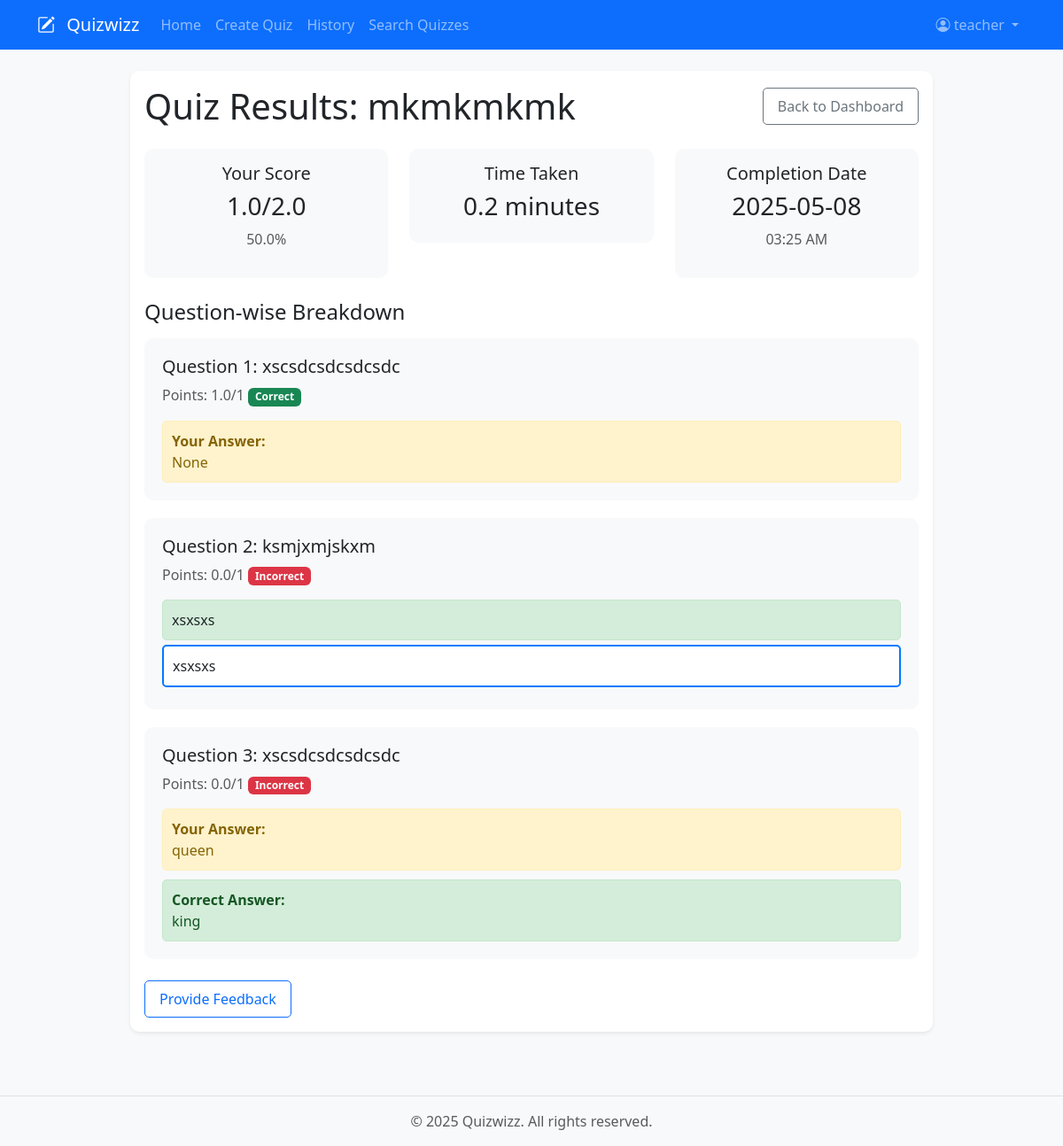
Page /quiz/quiz/results/1 (signed in) on the committed database.
### app/models/user.py (models this page shows, shortened)
class User(UserMixin, db.Model):
    __tablename__ = 'users'
    id = db.Column(db.Integer, primary_key=True)
    username = db.Column(db.String(64), unique=True, nullable=False)
    email = db.Column(db.String(120), unique=True, nullable=False)
    password_hash = db.Column(db.String(128))
    is_teacher = db.Column(db.Boolean, default=False)
    created_at = db.Column(db.DateTime, default=datetime.utcnow)
    profile_picture = db.Column(db.String(200), default='default.jpg')
    bio = db.Column(db.Text)
    attempts = db.relationship('QuizAttempt', backref='user', lazy='dynamic')
    feedback = db.relationship(QuizFeedback, backref='student', lazy='dynamic')
    quiz_attempts = db.relationship('QuizAttempt', backref='student', lazy='dynamic')
    bookmarks = db.relationship('Bookmark', backref='user', lazy='dynamic')
    shared_quizzes = db.relationship('Quiz',
                                   secondary='shared_quizzes',
                                   backref=db.backref('shared_with_users', lazy='dynamic'),
                                   lazy='dynamic')
    bookmarked_quizzes = db.relationship('Quiz',
                                       secondary='user_bookmarks',
                                       backref=db.backref('bookmarked_by', lazy='dynamic'),
                                       lazy='dynamic')

### app/models/quiz.py (models this page shows, shortened)
class Quiz(db.Model):
    __tablename__ = 'quizzes'
    id = db.Column(db.Integer, primary_key=True)
    title = db.Column(db.String(100), nullable=False)
    description = db.Column(db.Text)
    created_at = db.Column(db.DateTime, default=datetime.utcnow)
    updated_at = db.Column(db.DateTime, default=datetime.utcnow, onupdate=datetime.utcnow)
    author_id = db.Column(db.Integer, db.ForeignKey('users.id'), nullable=False)
    is_public = db.Column(db.Boolean, default=True)
    password = db.Column(db.String(128))
    time_limit = db.Column(db.Integer)  # in minutes
    max_attempts = db.Column(db.Integer, default=1)
    start_time = db.Column(db.DateTime)
    end_time = db.Column(db.DateTime)
    category = db.Column(db.String(50))
    grades_released = db.Column(db.Boolean, default=False)
    author = db.relationship('User', backref=db.backref('authored_quizzes', lazy='dynamic'))
    questions = db.relationship('Question', backref='quiz', lazy='dynamic', cascade='all, delete-orphan')
    attempts = db.relationship('QuizAttempt', backref='quiz', lazy='dynamic')
    shared_with = db.relationship('User', secondary='shared_quizzes', backref=db.backref('shared_quizzes_list', lazy='dynamic'))
    feedback = db.relationship(QuizFeedback, backref='quiz', lazy='dynamic', cascade='all, delete-orphan')

class QuizAttempt(db.Model):
    __tablename__ = 'quiz_attempts'
    id = db.Column(db.Integer, primary_key=True)
    quiz_id = db.Column(db.Integer, db.ForeignKey('quizzes.id'), nullable=False)
    student_id = db.Column(db.Integer, db.ForeignKey('users.id'), nullable=False)
    started_at = db.Column(db.DateTime, default=datetime.utcnow)
    completed_at = db.Column(db.DateTime)
    completed = db.Column(db.Boolean, default=False)
    score = db.Column(db.Float)
    max_score = db.Column(db.Float)
    answers = db.relationship('Answer', backref='attempt', lazy='dynamic', cascade='all, delete-orphan')

class Answer(db.Model):
    __tablename__ = 'answers'
    id = db.Column(db.Integer, primary_key=True)
    attempt_id = db.Column(db.Integer, db.ForeignKey('quiz_attempts.id'), nullable=False)
    question_id = db.Column(db.Integer, db.ForeignKey('questions.id'), nullable=False)
    selected_option_id = db.Column(db.Integer, db.ForeignKey('question_options.id'))
    text_answer = db.Column(db.Text)  # For descriptive questions
    is_correct = db.Column(db.Boolean)
    points_earned = db.Column(db.Float)
    feedback = db.Column(db.Text)  # Teacher's feedback for descriptive answers

class Question(db.Model):
    __tablename__ = 'questions'
    id = db.Column(db.Integer, primary_key=True)
    quiz_id = db.Column(db.Integer, db.ForeignKey('quizzes.id'), nullable=False)
    text = db.Column(db.Text, nullable=False)
    question_type = db.Column(db.String(20), default='mcq')  # mcq or descriptive
    points = db.Column(db.Integer, default=1)
    order = db.Column(db.Integer)
    options = db.relationship('QuestionOption', backref='question', lazy='dynamic', cascade='all, delete-orphan')
    answers = db.relationship('Answer', backref='question', lazy='dynamic')

class QuestionOption(db.Model):
    __tablename__ = 'question_options'
    id = db.Column(db.Integer, primary_key=True)
    question_id = db.Column(db.Integer, db.ForeignKey('questions.id'), nullable=False)
    text = db.Column(db.Text, nullable=False)
    is_correct = db.Column(db.Boolean, default=False)
    order = db.Column(db.Integer)

### app/views/quiz.py (the view)
@quiz_bp.route('/quiz/results/<int:attempt_id>')
@login_required
def view_results(attempt_id):
    attempt = QuizAttempt.query.get_or_404(attempt_id)
    if attempt.student_id != current_user.id and attempt.quiz.author_id != current_user.id:
        flash('You do not have permission to view these results.', 'danger')
        return redirect(url_for('main.index'))
    if not attempt.quiz.grades_released and attempt.student_id == current_user.id:
        flash('Grades for this quiz have not been released yet.', 'warning')
        return redirect(url_for('main.index'))
    return render_template('quiz/detailed_results.html',
                         attempt=attempt,
                         quiz=attempt.quiz)

### app/models/user.py (called while the page is built)
@login.user_loader
def load_user(id):
    return User.query.get(int(id))

### app/templates/quiz/detailed_results.html (shortened to what this page needs)
{% extends "base.html" %}
{% block content %}
<div class="container">
    <div class="row justify-content-center">
        <div class="col-md-10">
            <div class="card shadow-sm mb-4">
                <div class="card-body">
                    <div class="d-flex justify-content-between align-items-center mb-4">
                        <h1 class="card-title mb-0">Quiz Results: {{ quiz.title }}</h1>
                        <a href="{{ url_for('main.index') }}" class="btn btn-outline-secondary">
                             Back to Dashboard
                        </a>
                    </div>
                    <div class="row mb-4">
                        <div class="col-md-4">
                            <div class="card bg-light">
                                <div class="card-body text-center">
                                    <h5>Your Score</h5>
                                    <h3>{{ attempt.score }}/{{ attempt.max_score }}</h3>
                                    <p class="text-muted">
                                        {{ "%.1f"|format((attempt.score / attempt.max_score) * 100) }}%
                                    </p>
                                </div>
                            </div>
                        </div>
                        <div class="col-md-4">
                            <div class="card bg-light">
                                <div class="card-body text-center">
                                    <h5>Time Taken</h5>
                                    <h3>{{ ((attempt.completed_at - attempt.started_at).total_seconds() / 60)|round(1) }} minutes</h3>
                                </div>
                            </div>
                        </div>
                        <div class="col-md-4">
                            <div class="card bg-light">
                                <div class="card-body text-center">
                                    <h5>Completion Date</h5>
                                    <h3>{{ attempt.completed_at.strftime('%Y-%m-%d') }}</h3>
                                    <p class="text-muted">{{ attempt.completed_at.strftime('%I:%M %p') }}</p>
                                </div>
                            </div>
                        </div>
                    </div>
                    <h4 class="mb-3">Question-wise Breakdown</h4>
                    {% for answer in attempt.answers %}
                    <div class="question-result">
                        <h5>Question {{ loop.index }}: {{ answer.question.text }}</h5>
                        <p class="text-muted">
                            Points: {{ answer.points_earned }}/{{ answer.question.points }}
                            {% if answer.is_correct %}
                            <span class="badge bg-success">Correct</span>
                            {% else %}
                            <span class="badge bg-danger">Incorrect</span>
                            {% endif %}
                        </p>
                        {% if answer.question.question_type == 'mcq' %}
                            <div class="options">
                                {% for option in answer.question.options %}
                                <div class="option {% if option.is_correct %}correct{% endif %} {% if option.id == answer.selected_option_id %}selected{% endif %}">
                                    {{ option.text }}
                                </div>
                                {% endfor %}
                            </div>
                        {% else %}
                            <div class="your-answer">
                                <strong>Your Answer:</strong><br>
                                {{ answer.text_answer }}
                            </div>
                            {% if not answer.is_correct %}
                            <div class="correct-answer">
                                <strong>Correct Answer:</strong><br>
                                {{ answer.question.options[0].text }}
                            </div>
                            {% endif %}
                        {% endif %}
                    </div>
                    {% endfor %}
                    {% if not attempt.feedback %}
                    <div class="mt-4">
                        <a href="{{ url_for('quiz.submit_feedback', quiz_id=quiz.id) }}" class="btn btn-outline-primary">
                            Provide Feedback
                        </a>
                    </div>
                    {% endif %}
                </div>
            </div>
        </div>
    </div>
</div>
{% endblock %}

### app/templates/base.html (shortened to what this page needs)
<!DOCTYPE html>
<html lang="en">
<head>
    <link href="https://cdn.jsdelivr.net/npm/bootstrap@5.3.0/dist/css/bootstrap.min.css" rel="stylesheet">
    <link rel="stylesheet" href="https://cdn.jsdelivr.net/npm/bootstrap-icons@1.7.2/font/bootstrap-icons.css">
    <link rel="stylesheet" href="{{ url_for('static', filename='css/style.css') }}">
</head>
<body>
    <nav class="navbar navbar-expand-lg navbar-dark bg-primary">
        <div class="container">
            <a class="navbar-brand" href="{{ url_for('main.index') }}">
                <i class="bi bi-pencil-square"></i> Quizwizz
            </a>
            <div class="collapse navbar-collapse" id="navbarNav">
                <ul class="navbar-nav me-auto">
                    {% if current_user.is_authenticated %}
                        {% if current_user.is_teacher %}
                            <li class="nav-item">
                                <a class="nav-link" href="{{ url_for('main.teacher_home') }}">Home</a>
                            </li>
                            <li class="nav-item">
                                <a class="nav-link" href="{{ url_for('quiz.create_quiz') }}">Create Quiz</a>
                            </li>
                            <li class="nav-item">
                                <a class="nav-link" href="{{ url_for('main.history') }}">History</a>
                            </li>
                        {% endif %}
                        <li class="nav-item">
                            <a class="nav-link" href="{{ url_for('quiz.search_quizzes') }}">Search Quizzes</a>
                        </li>
                    {% endif %}
                </ul>
                <ul class="navbar-nav">
                    {% if current_user.is_authenticated %}
                        <li class="nav-item dropdown">
                            <a class="nav-link dropdown-toggle" href="#" id="navbarDropdown" role="button" data-bs-toggle="dropdown">
                                <i class="bi bi-person-circle"></i> {{ current_user.username }}
                            </a>
                        </li>
                    {% endif %}
                </ul>
            </div>
        </div>
    </nav>
    <main class="container mt-4">
        {% block content %}{% endblock %}
    </main>
    <footer class="footer mt-5 py-3 bg-light">
        <div class="container text-center">
            <span class="text-muted">© 2025 Quizwizz. All rights reserved.</span>
        </div>
    </footer>
</body>
</html>

### app/static/css/style.css (style rules this page uses)
body { min-height: 100vh; display: flex; flex-direction: column; background-color: #f8f9fa; }
main { flex: 1; }
.navbar-brand i { margin-right: 0.5rem; }
.card { border: none; border-radius: 10px; transition: transform 0.2s; }
.btn { border-radius: 5px; padding: 0.5rem 1rem; }
.footer { margin-top: auto; background-color: #f8f9fa; padding: 1rem 0; border-top: 1px solid #dee2e6; }

### app/templates/quiz/detailed_results.html (style rules this page uses)
.question-result { background-color: #f8f9fa; border-radius: 10px; padding: 20px; margin-bottom: 20px; }
.correct-answer { background-color: #d4edda; border: 1px solid #c3e6cb; color: #155724; padding: 10px; border-radius: 5px; margin-top: 10px; }
.your-answer { background-color: #fff3cd; border: 1px solid #ffeeba; color: #856404; padding: 10px; border-radius: 5px; margin-top: 10px; }
.option { padding: 10px; margin: 5px 0; border-radius: 5px; background-color: white; }
.option.correct { background-color: #d4edda; border: 1px solid #c3e6cb; }
.option.selected { border: 2px solid #007bff; }

### rows in the picture
User: username "teacher"
Quiz: title "mkmkmkmk"
QuizAttempt: score "1.0", max_score "2.0", (attempt.score/attempt.max_score)*100 "50.0", completed_at+started_at "0.2", completed_at "2025-05-08", completed_at "03:25 AM"
Answer: question.text "xscsdcsdcsdcsdc", points_earned "1.0", question.points "1", is_correct "Correct", text_answer "None"
Answer: question.text "ksmjxmjskxm", points_earned "0.0", question.points "1", is_correct "Incorrect"
QuestionOption: text "xsxsxs"
QuestionOption: text "xsxsxs"
Answer: question.text "xscsdcsdcsdcsdc", points_earned "0.0", question.points "1", is_correct "Incorrect", text_answer "queen", question "king"
